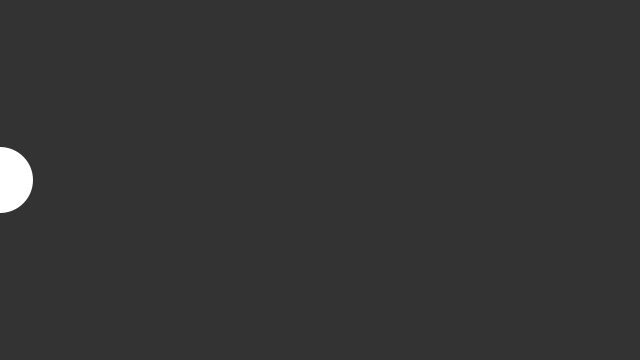
Frame 1 (no input)
Frame 60 (the mouse pressed at the canvas centre just before this capture): identical to frame 1, image omitted
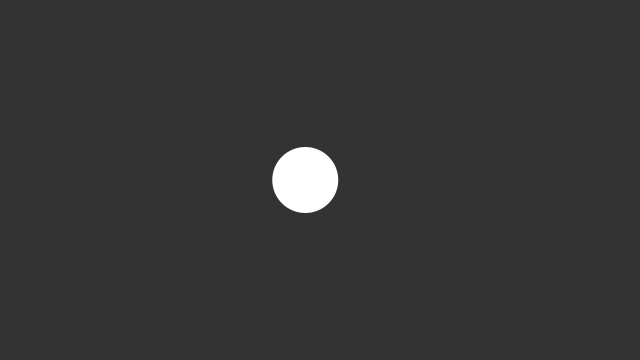
Frame 120 (the mouse held since frame 60 and released just before this capture)

The Processing sketch that drew these frames (run headless with seeded random() and noise(); from frame 60 on, the mouse is pressed at the canvas centre):

// Processing sketch: basicEasingTest
// ── basicEasingTest.pde
float x;
float y;
float easing = 0.05;

void setup(){
    size(640,360);
    noStroke();
    y = height/2;
    smooth();
}

void draw(){
    
    background(51);
    
    float targetX = mouseX; // newMousePosition is the target
    float distInBeX = targetX - x; // target positionX minus originX
    
    if( abs(distInBeX) > 1 ){ // if distance bigger than 1 px
        x += distInBeX * easing; // we steps the position animation
    }
    
    ellipse(x, y, 66, 66);
}
